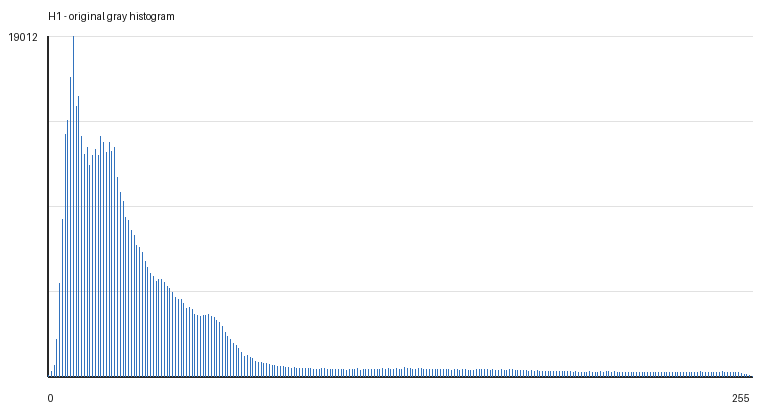
#> input picture output/I_01/B1/02_H1_histogram.png, 768 x 420 px; its folder holds only this picture in this run
$ python bai1.py --image ../../output/I_01/B1/02_H1_histogram.png
#> lines starting #> are read from the running program, lines starting #| are printed output that depends on the picture
### src/common/grayscale.py
from __future__ import annotations

from PIL import Image


Matrix = list[list[int]]

#làm tròn số, giới hạn giá trị trong khoảng từ 0 đến 255
def clamp_u8(value: float) -> int:
    rounded = int(value + 0.5)
    if rounded < 0:
        return 0
    if rounded > 255:
        return 255
    return rounded

#lấy giá trị RGB của pixel tại tọa độ (x, y) trong ảnh
def get_rgb_pixel(image: Image.Image, x: int, y: int) -> tuple[int, int, int]:
    pixel = image.getpixel((x, y))

    if isinstance(pixel, int):
        return pixel, pixel, pixel

    if len(pixel) < 3:
        value = int(pixel[0])
        return value, value, value

    red = int(pixel[0])
    green = int(pixel[1])
    blue = int(pixel[2])
    return red, green, blue

#chuyển đổi ảnh RGB sang ảnh xám
def rgb_to_gray(image: Image.Image) -> Image.Image:
    width, height = image.size
    gray_image = Image.new("L", (width, height))

    for y in range(height):
        for x in range(width):
            red, green, blue = get_rgb_pixel(image, x, y)
            gray_value = 0.299 * red + 0.587 * green + 0.114 * blue
            gray_image.putpixel((x, y), clamp_u8(gray_value))

    return gray_image

#trả về ma trận xám từ ảnh RGB
# [11 lines left out: function rgb_to_gray_matrix, not called in this run]

### src/B1/bai1.py
from __future__ import annotations

import argparse
import sys
from pathlib import Path
from typing import Iterable
import numpy as np

from PIL import Image, ImageDraw

SRC_ROOT = Path(__file__).resolve().parents[1]
if str(SRC_ROOT) not in sys.path:
    sys.path.insert(0, str(SRC_ROOT))

from common.grayscale import clamp_u8, rgb_to_gray


GRAY_LEVELS = 256
SHRINK_MIN = 30
SHRINK_MAX = 120


#Tính histogram H1 của ảnh xám, H1[i] là số pixel có giá trị xám i (0 <= i <= 255)
def calculate_histogram(gray_image: Image.Image) -> list[int]:
    width, height = gray_image.size
    histogram = [0 for _ in range(GRAY_LEVELS)]

    for y in range(height):
        for x in range(width):
            gray_value = gray_image.getpixel((x, y))
            histogram[gray_value] += 1

    return histogram

#Hàm này dùng để tạo bảng ánh xạ cho cân bằng histogram.
def build_equalization_table(histogram: list[int], total_pixels: int) -> list[int]:
    table = [0 for _ in range(GRAY_LEVELS)]
    cumulative_count = 0

    for gray_value in range(GRAY_LEVELS):
        cumulative_count += histogram[gray_value]
        cdf = cumulative_count / total_pixels
        table[gray_value] = clamp_u8(255 * cdf)

    return table

#áp dụng bảng ánh xạ vào ảnh xám.
def apply_lookup_table(gray_image: Image.Image, table: list[int]) -> Image.Image:
    width, height = gray_image.size
    output_image = Image.new("L", (width, height))

    for y in range(height):
        for x in range(width):
            old_value = gray_image.getpixel((x, y))
            output_image.putpixel((x, y), table[old_value])

    return output_image

#tìm mức xám nhỏ nhất và lớn nhất trong ảnh.
def min_max_gray(gray_image: Image.Image) -> tuple[int, int]:
    image_array = np.array(gray_image)
    return int(image_array.min()), int(image_array.max())

#lấy ảnh sau cân bằng histogram rồi co mức xám về khoảng
def shrink_histogram_range(
    gray_image: Image.Image,
    target_min: int = SHRINK_MIN,
    target_max: int = SHRINK_MAX,
) -> Image.Image:
    width, height = gray_image.size
    output_image = Image.new("L", (width, height))
    source_min, source_max = min_max_gray(gray_image)

    if source_min == source_max:
        fill_value = clamp_u8((target_min + target_max) / 2)
        for y in range(height):
            for x in range(width):
                output_image.putpixel((x, y), fill_value)
        return output_image

    scale = (target_max - target_min) / (source_max - source_min)
    for y in range(height):
        for x in range(width):
            old_value = gray_image.getpixel((x, y))
            new_value = scale * (old_value - source_min) + target_min
            output_image.putpixel((x, y), clamp_u8(new_value))

    return output_image

#Vẽ biểu đồ histogram và lưu vào output_path
def draw_histogram(
    histogram: list[int],
    output_path: Path,
    title: str,
    width: int = 768,
    height: int = 420,
) -> None:
    margin_left = 48
    margin_right = 16
    margin_top = 36
    margin_bottom = 44
    plot_width = width - margin_left - margin_right
    plot_height = height - margin_top - margin_bottom
    max_count = max(histogram)

    canvas = Image.new("RGB", (width, height), "white")
    draw = ImageDraw.Draw(canvas)

    axis_color = (40, 40, 40)
    bar_color = (50, 115, 190)
    text_color = (20, 20, 20)
    grid_color = (225, 225, 225)

    x0 = margin_left
    y0 = margin_top + plot_height
    x1 = margin_left + plot_width
    y1 = margin_top

    for i in range(5):
        y = y0 - round(i * plot_height / 4)
        draw.line((x0, y, x1, y), fill=grid_color)

    draw.line((x0, y0, x1, y0), fill=axis_color, width=2)
    draw.line((x0, y0, x0, y1), fill=axis_color, width=2)
    draw.text((margin_left, 10), title, fill=text_color)
    draw.text((margin_left, height - 28), "0", fill=text_color)
    draw.text((x1 - 20, height - 28), "255", fill=text_color)
    draw.text((8, margin_top - 5), str(max_count), fill=text_color)

    if max_count > 0:
        for gray_value, count in enumerate(histogram):
            bar_x = x0 + round(gray_value * plot_width / (GRAY_LEVELS - 1))
            bar_height = round(count * plot_height / max_count)
            draw.line((bar_x, y0, bar_x, y0 - bar_height), fill=bar_color)

    canvas.save(output_path)


def save_text_histogram(histogram: list[int], output_path: Path) -> None:
    lines = ["gray_value,count\n"]
    for gray_value, count in enumerate(histogram):
        lines.append(f"{gray_value},{count}\n")
    output_path.write_text("".join(lines), encoding="utf-8")


def input_images(input_dir: Path) -> Iterable[Path]:
    extensions = {".jpg", ".jpeg", ".png", ".bmp", ".tif", ".tiff"}
    for path in sorted(input_dir.iterdir()):
        if path.is_file() and path.suffix.lower() in extensions:
            yield path


def process_image(image_path: Path, output_root: Path) -> None:
    image_name = image_path.stem
    output_dir = output_root / image_name / "B1"
    output_dir.mkdir(parents=True, exist_ok=True)

    original_image = Image.open(image_path)

    gray_image = rgb_to_gray(original_image)
    h1 = calculate_histogram(gray_image)

    total_pixels = gray_image.size[0] * gray_image.size[1]
    equalization_table = build_equalization_table(h1, total_pixels)
    equalized_image = apply_lookup_table(gray_image, equalization_table)
    h2 = calculate_histogram(equalized_image)

    shrink_image = shrink_histogram_range(equalized_image)
    h_shrink = calculate_histogram(shrink_image)

    gray_image.save(output_dir / "01_gray.png")
    draw_histogram(h1, output_dir / "02_H1_histogram.png", "H1 - original gray histogram")
    save_text_histogram(h1, output_dir / "02_H1_histogram.csv")

    equalized_image.save(output_dir / "03_equalized.png")
    draw_histogram(h2, output_dir / "04_H2_equalized_histogram.png", "H2 - equalized histogram")
    save_text_histogram(h2, output_dir / "04_H2_equalized_histogram.csv")

    shrink_image.save(output_dir / "05_shrink_30_120.png")
    draw_histogram(
        h_shrink,
        output_dir / "06_H_shrink_30_120_histogram.png",
        "Histogram after shrinking to 30..120",
    )
    save_text_histogram(h_shrink, output_dir / "06_H_shrink_30_120_histogram.csv")

    print(f"Done {image_path.name} -> {output_dir}")


def parse_args() -> argparse.Namespace:
    project_root = Path(__file__).resolve().parents[2]
    parser = argparse.ArgumentParser(description="Bai 1: grayscale, histogram, equalization, shrink range.")
    parser.add_argument("--input-dir", type=Path, default=project_root / "input")
    parser.add_argument("--output-dir", type=Path, default=project_root / "output")
    parser.add_argument("--image", type=Path, help="Optional path to process only one image.")
    return parser.parse_args()


def main() -> None:
    args = parse_args()

    if args.image:
        image_paths = [args.image]
    else:
        image_paths = list(input_images(args.input_dir))

    if not image_paths:
        raise FileNotFoundError(f"No input images found in {args.input_dir}")

    for image_path in image_paths:
        process_image(image_path, args.output_dir)
#> in process_image, original_image is the input picture: PIL image 768x420 RGB; mean R, G, B 246.6, 248.7, 251.1
#> in rgb_to_gray, `gray_image = Image.new("L", (width, height))`: gray_image: PIL image 768x420 L; every value is 0
#> the loop in rgb_to_gray, `for y in range(height):` made 420 passes
#> after the loop in rgb_to_gray, `for y in range(height):`:
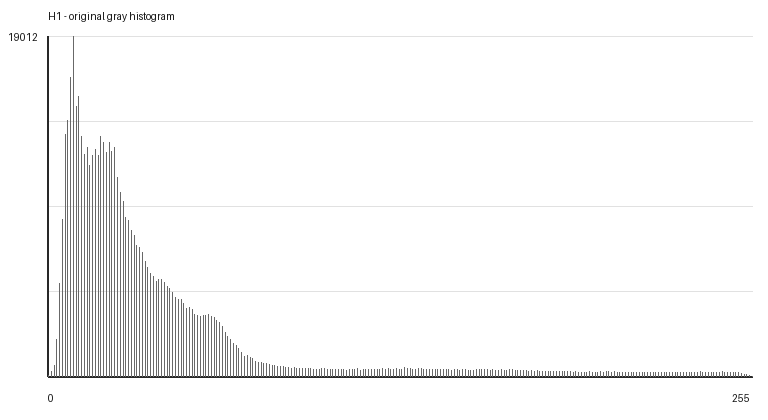
#> gray_image: PIL image 768x420 L; min 21, max 255, mean 248.4
#> after the loop in apply_lookup_table, `for y in range(height):`:
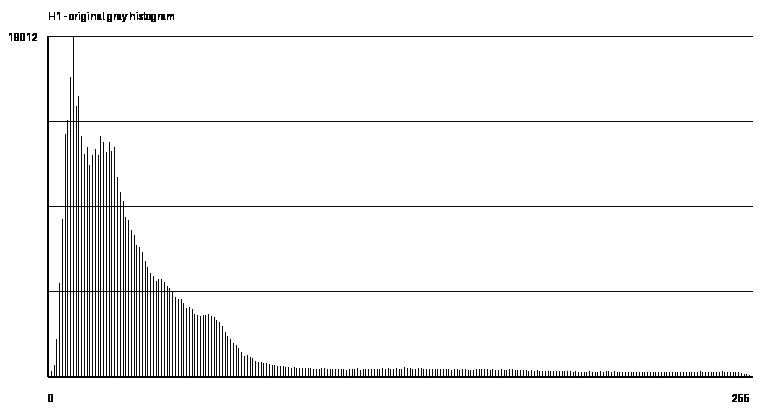
#> output_image: PIL image 768x420 L; min 0, max 255, mean 243.1
#> after the loop in shrink_histogram_range, `for y in range(height):`:
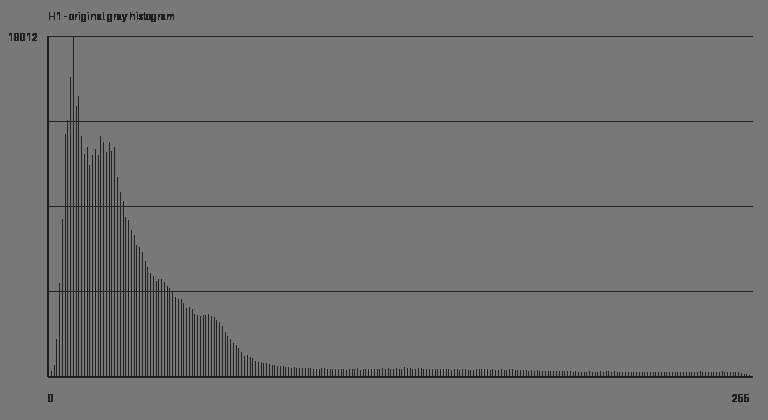
#> output_image: PIL image 768x420 L; min 30, max 120, mean 115.8
#> in draw_histogram, `canvas = Image.new("RGB", (width, height), "white")`: canvas: PIL image 768x420 RGB; every value is 255
#> the loop in draw_histogram, `for gray_value, count in enumerate(histogram):` made 256 passes
#> count on passes 1 to 3: 0, 0, 0
#> in draw_histogram, `canvas.save(output_path)`:
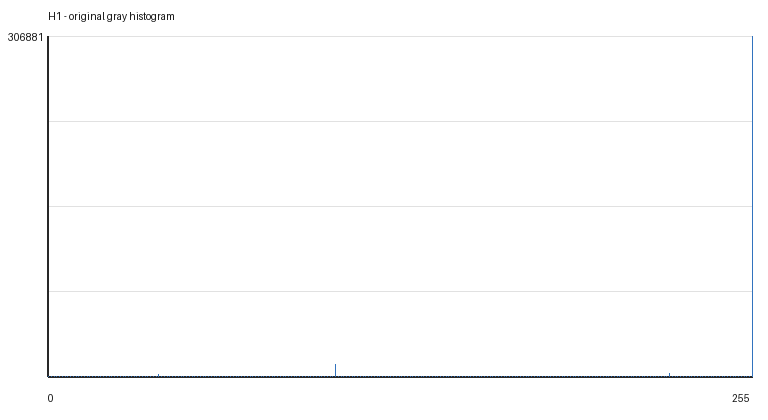
#> saved as 02_H1_histogram.png: PIL image 768x420 RGB; mean R, G, B 252.8, 252.9, 253.1
#> the loop in save_text_histogram, `for gray_value, count in enumerate(histogram):` made 256 passes
#> the loop in draw_histogram (call 2), `for gray_value, count in enumerate(histogram):` made 256 passes
#> count on passes 1 to 3: 175, 0, 2026
#> the loop in save_text_histogram (call 2), `for gray_value, count in enumerate(histogram):` made 256 passes
#> call 3 of draw_histogram, with title = 'Histogram after shrinking to 30..120', width = 768, height = 420
#> the loop in draw_histogram (call 3), `for gray_value, count in enumerate(histogram):` made 256 passes
#> in draw_histogram (call 3), `canvas.save(output_path)`:
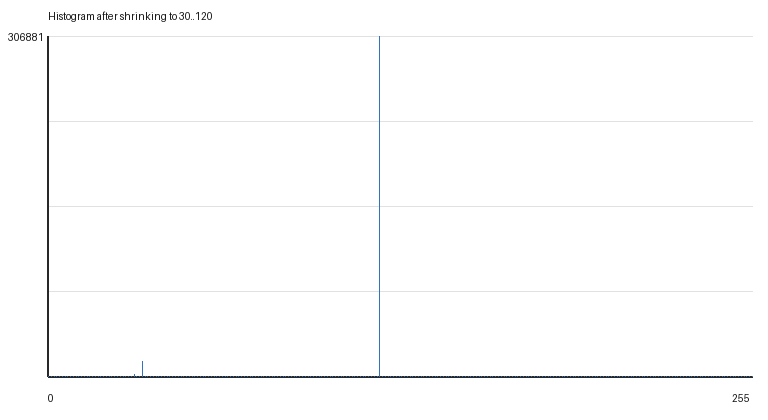
#> saved as 06_H_shrink_30_120_histogram.png: PIL image 768x420 RGB; mean R, G, B 252.7, 252.9, 253


if __name__ == "__main__":
    main()

$ run again, on output/I_01/B1/04_H2_equalized_histogram.png
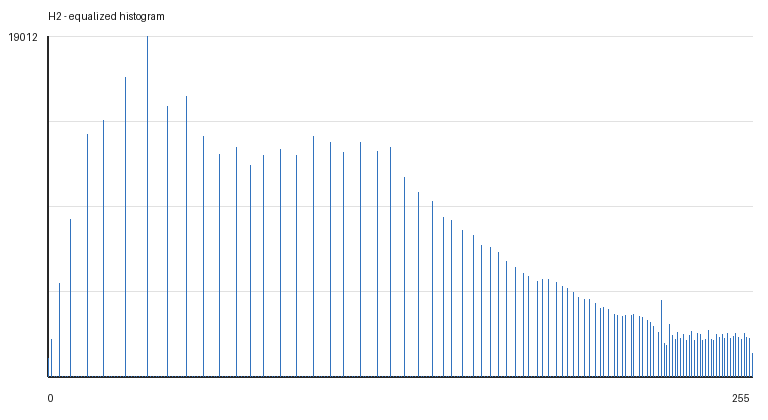
#> input picture output/I_01/B1/04_H2_equalized_histogram.png, 768 x 420 px
#> in process_image, original_image is the input picture: PIL image 768x420 RGB; mean R, G, B 246.6, 248.7, 251.2
#> the loop in rgb_to_gray, `for y in range(height):` made 420 passes
#> after the loop in rgb_to_gray, `for y in range(height):`:
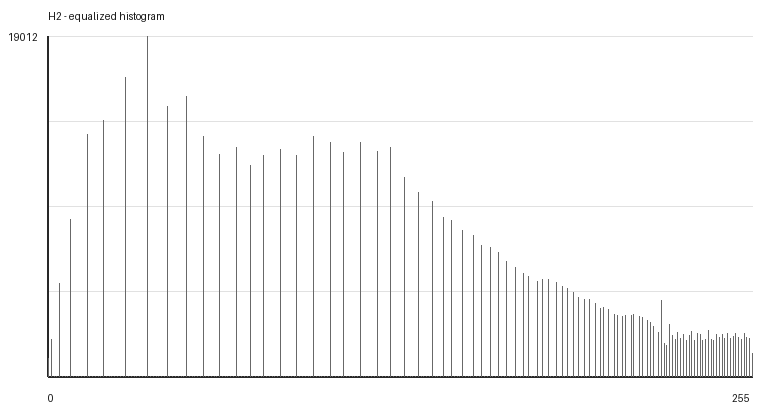
#> gray_image: PIL image 768x420 L; min 21, max 255, mean 248.4
#> after the loop in shrink_histogram_range, `for y in range(height):`:
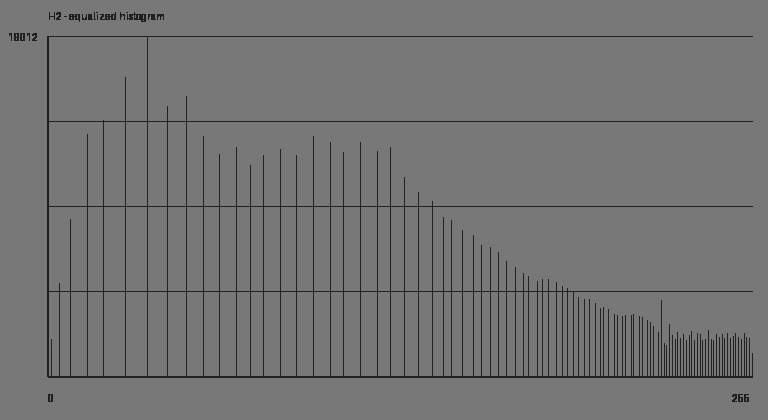
#> output_image: PIL image 768x420 L; min 30, max 120, mean 115.8
#> canvas: PIL image 768x420 RGB; every value is 255
#> the loop in draw_histogram, `for gray_value, count in enumerate(histogram):` made 256 passes
#> count on passes 1 to 3: 0, 0, 0
#> the loop in save_text_histogram, `for gray_value, count in enumerate(histogram):` made 256 passes
#> the loop in draw_histogram (call 2), `for gray_value, count in enumerate(histogram):` made 256 passes
#> count on passes 1 to 3: 152, 0, 2016
#> the loop in save_text_histogram (call 2), `for gray_value, count in enumerate(histogram):` made 256 passes

$ run again, on output/I_01/B1/06_H_shrink_30_120_histogram.png
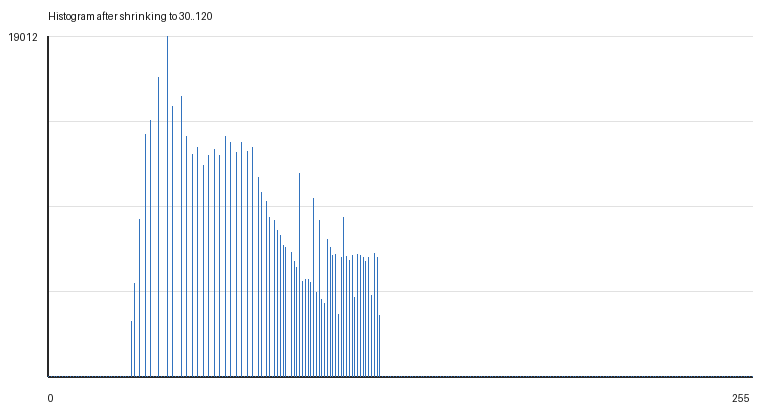
#> input picture output/I_01/B1/06_H_shrink_30_120_histogram.png, 768 x 420 px
#> in process_image, original_image is the input picture: PIL image 768x420 RGB; mean R, G, B 246.6, 248.7, 251.1
#> the loop in rgb_to_gray, `for y in range(height):` made 420 passes
#> after the loop in rgb_to_gray, `for y in range(height):`:
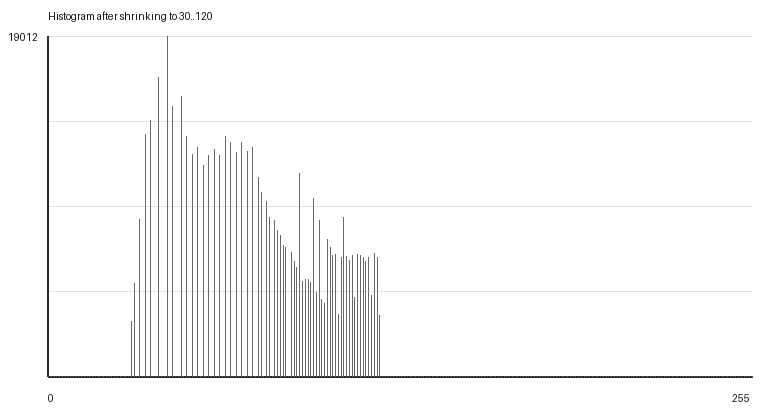
#> gray_image: PIL image 768x420 L; min 21, max 255, mean 248.3
#> after the loop in shrink_histogram_range, `for y in range(height):`:
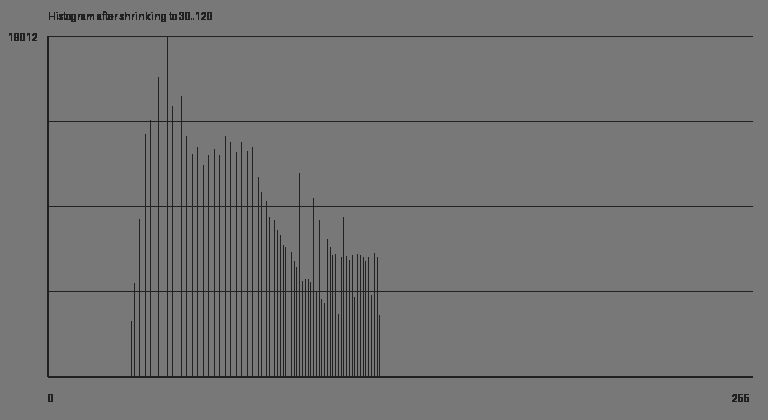
#> output_image: PIL image 768x420 L; min 30, max 120, mean 115.8
#> canvas: PIL image 768x420 RGB; every value is 255
#> the loop in draw_histogram, `for gray_value, count in enumerate(histogram):` made 256 passes
#> count on passes 1 to 3: 0, 0, 0
#> the loop in save_text_histogram, `for gray_value, count in enumerate(histogram):` made 256 passes
#> the loop in draw_histogram (call 2), `for gray_value, count in enumerate(histogram):` made 256 passes
#> count on passes 1 to 3: 207, 0, 2077
#> the loop in save_text_histogram (call 2), `for gray_value, count in enumerate(histogram):` made 256 passes
